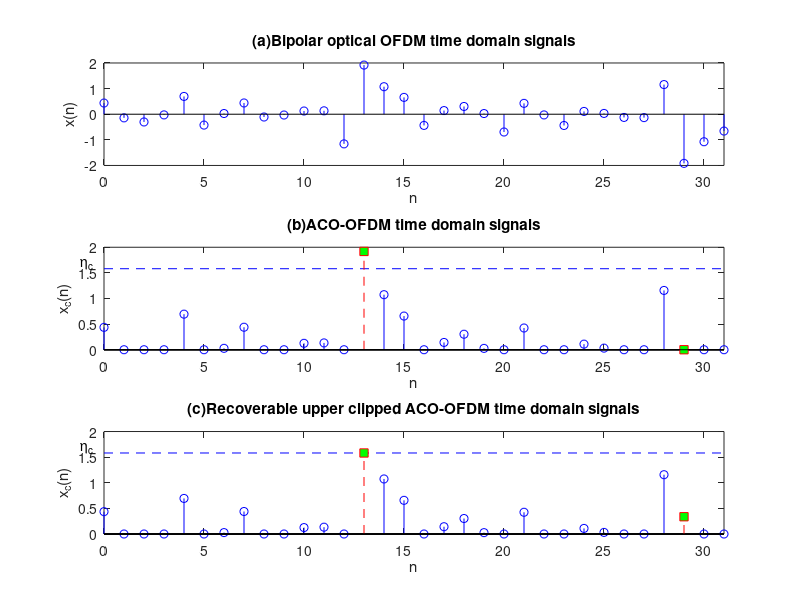

Recreate this plot in MATLAB.
clear all;
close all;
clc;

load SCH.mat;

subplot(3,1,1);
stem([0:N-1],x_original,'b');
axis([0,31,-2,2]);
% title('Original optical OFDM time domain signal ');
title('(a)Bipolar optical OFDM time domain signals');
xlabel('n');
ylabel('x(n)');


subplot(3,1,2);
x14 = x_0clip(14);
x_0clip(13) = 0;
stem(0:12, x_0clip(1:13),'b');
hold on;
stem(14:28, x_0clip(15:29),'b');
stem(30:31, x_0clip(31:32),'b');
line([0,35],[x_clip_level,x_clip_level],'LineStyle','--','Color','b');
stem(13,x14,'--sr','MarkerFaceColor','g');
stem(29,0,'--sr','MarkerFaceColor','g');
axis([0,31,0,2]);
% title('ACO-OFDM time domain signal ');
title('(b)ACO-OFDM time domain signals');
xlabel('n');
ylabel('x_c(n)');

text(-1.3,x_clip_level+0.1,' \eta_c')

subplot(3,1,3);
x14 = x_0clip(14);
x_0clip(13) = 0;
stem(0:12, x_0clip(1:13),'b');
hold on;
stem(14:28, x_0clip(15:29),'b');
stem(30:31, x_0clip(31:32),'b');
line([0,35],[x_clip_level,x_clip_level],'LineStyle','--','Color','b');
stem(13,x_upclip(14),'--sr','MarkerFaceColor','g');
stem(29,x_upclip(30),'--sr','MarkerFaceColor','g');
axis([0,31,0,2]);
% title('ACO-OFDM time domain signal ');
title('(c)Recoverable upper clipped ACO-OFDM time domain signals');
xlabel('n');
ylabel('x_c(n)');

text(-1.3,x_clip_level+0.1,' \eta_c')


% subplot(3,1,3);
% stem(0:8, x_upclip(1:9),'k');
% hold on;
% stem(10:24, x_upclip(11:25),'k');
% stem(26:31, x_upclip(27:32),'k');
% line([0,35],[x_clip_level,x_clip_level],'LineStyle','--','Color','k');
% stem(9,x_upclip(10),'--sk');
% stem(25,x_upclip(26),'--sk');
% text(-1.3,x_clip_level+0.1,' \eta_c')
% axis([0,31,0,2]);
% % title('Recoverable up-clipped ACO-OFDM time domain signal ');
% title('(c)Recoverable upper clipped ACO-OFDM time domain signals');
% xlabel('n');
% ylabel('x_{uc}(n)');